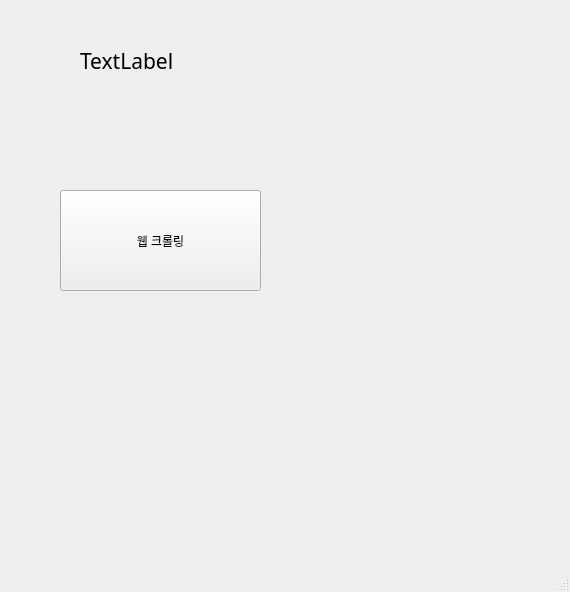
<?xml version="1.0" encoding="UTF-8"?>
<ui version="4.0">
 <class>MainWindow</class>
 <widget class="QMainWindow" name="MainWindow">
  <property name="geometry">
   <rect>
    <x>0</x>
    <y>0</y>
    <width>570</width>
    <height>592</height>
   </rect>
  </property>
  <property name="windowTitle">
   <string>MainWindow</string>
  </property>
  <widget class="QWidget" name="centralwidget">
   <widget class="QPushButton" name="pushButton">
    <property name="geometry">
     <rect>
      <x>60</x>
      <y>190</y>
      <width>201</width>
      <height>101</height>
     </rect>
    </property>
    <property name="text">
     <string>웹 크롤링</string>
    </property>
   </widget>
   <widget class="QLabel" name="label">
    <property name="geometry">
     <rect>
      <x>80</x>
      <y>30</y>
      <width>361</width>
      <height>61</height>
     </rect>
    </property>
    <property name="font">
     <font>
      <family>맑은 고딕</family>
      <pointsize>16</pointsize>
     </font>
    </property>
    <property name="text">
     <string>TextLabel</string>
    </property>
   </widget>
  </widget>
  <widget class="QMenuBar" name="menubar">
   <property name="geometry">
    <rect>
     <x>0</x>
     <y>0</y>
     <width>570</width>
     <height>21</height>
    </rect>
   </property>
  </widget>
  <widget class="QStatusBar" name="statusbar"/>
 </widget>
 <resources/>
 <connections>
  <connection>
   <sender>pushButton</sender>
   <signal>clicked()</signal>
   <receiver>MainWindow</receiver>
   <slot>firstClick()</slot>
   <hints>
    <hint type="sourcelabel">
     <x>217</x>
     <y>286</y>
    </hint>
    <hint type="destinationlabel">
     <x>185</x>
     <y>370</y>
    </hint>
   </hints>
  </connection>
 </connections>
 <slots>
  <slot>firstClick()</slot>
 </slots>
</ui>
